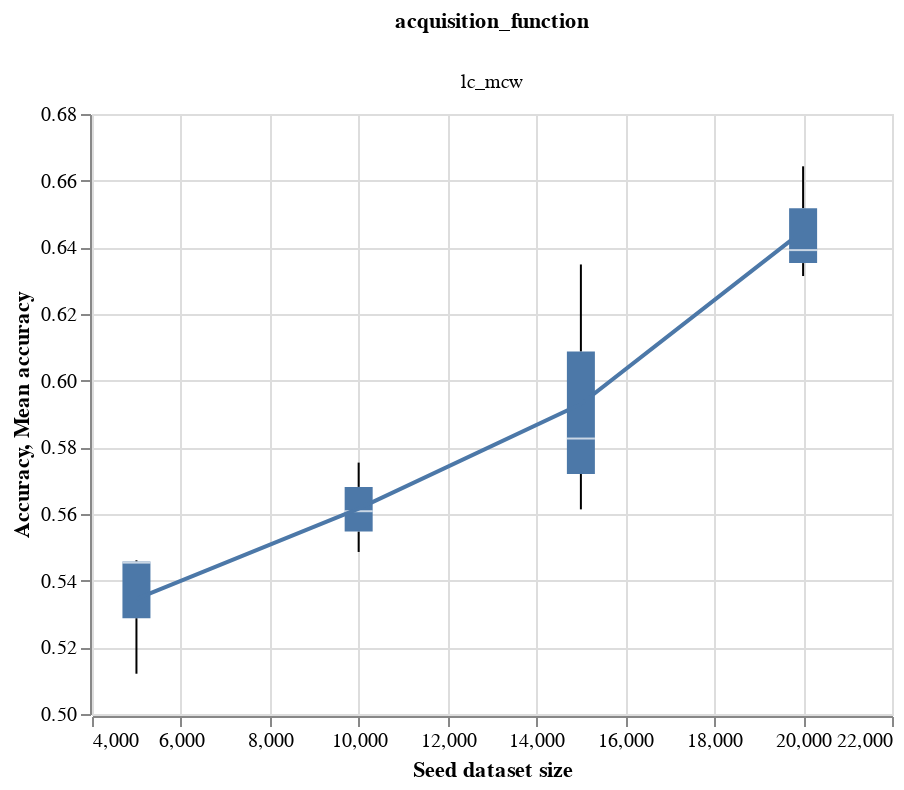

The notebook cell this image was saved under:
### Code cell
base = alt.Chart(results_lcmcw).encode(
    x=alt.X("seed_size:Q", scale=exclude_zero_point, title="Seed dataset size"),
    
)
plot_against_base(base)

### Figure 1 — Vega-Lite specification as saved in the notebook (floating-point values rounded to 4 significant figures)
{"config": {"view": {"continuousWidth": 400, "continuousHeight": 300}}, "data": {"name": "data-1555eaaf9a88412d3845e388e89e1a9a"}, "facet": {"column": {"type": "nominal", "field": "acquisition_function"}}, "spec": {"layer": [{"mark": "boxplot", "encoding": {"x": {"type": "quantitative", "field": "seed_size", "scale": {"zero": false}, "title": "Seed dataset size"}, "y": {"type": "quantitative", "field": "final_accuracy", "scale": {"zero": false}, "title": "Accuracy"}}}, {"mark": "line", "encoding": {"x": {"type": "quantitative", "field": "seed_size", "scale": {"zero": false}, "title": "Seed dataset size"}, "y": {"type": "quantitative", "aggregate": "mean", "field": "final_accuracy", "scale": {"zero": false}, "title": "Mean accuracy"}}}]}, "$schema": "https://vega.github.io/schema/vega-lite/v4.8.1.json", "datasets": {"data-1555eaaf9a88412d3845e388e89e1a9a": [{"acquisition_function": "lc_mcw", "seed_size": 10000, "active_batch_size": 10, "accuracy": [0.5038, 0.5022, 0.5153, 0.5318, 0.5583, 0.5635, 0.5646, 0.5608], "final_accuracy": 0.5608}, {"acquisition_function": "lc_mcw", "seed_size": 10000, "active_batch_size": 25, "accuracy": [0.4972, 0.5108, 0.4921, 0.4957, 0.5246, 0.5385, 0.561, 0.5486], "final_accuracy": 0.5486}, {"acquisition_function": "lc_mcw", "seed_size": 10000, "active_batch_size": 50, "accuracy": [0.4946, 0.5018, 0.5026, 0.545, 0.5581, 0.5551, 0.5793, 0.5754], "final_accuracy": 0.5754}, {"acquisition_function": "lc_mcw", "seed_size": 15000, "active_batch_size": 10, "accuracy": [0.5142, 0.5315, 0.5172, 0.5683, 0.5707, 0.5768, 0.5896, 0.5826], "final_accuracy": 0.5826}, {"acquisition_function": "lc_mcw", "seed_size": 15000, "active_batch_size": 25, "accuracy": [0.5019, 0.5149, 0.5431, 0.5276, 0.5681, 0.5621, 0.5824, 0.5614], "final_accuracy": 0.5614}, {"acquisition_function": "lc_mcw", "seed_size": 15000, "active_batch_size": 50, "accuracy": [0.4964, 0.5136, 0.5193, 0.5117, 0.5607, 0.5979, 0.5667, 0.6349], "final_accuracy": 0.6349}, {"acquisition_function": "lc_mcw", "seed_size": 20000, "active_batch_size": 10, "accuracy": [0.5103, 0.5478, 0.5661, 0.5787, 0.6218, 0.6125, 0.6122, 0.6392], "final_accuracy": 0.6392}, {"acquisition_function": "lc_mcw", "seed_size": 20000, "active_batch_size": 25, "accuracy": [0.5171, 0.5426, 0.5294, 0.5793, 0.6012, 0.5994, 0.6282, 0.6314], "final_accuracy": 0.6314}, {"acquisition_function": "lc_mcw", "seed_size": 20000, "active_batch_size": 50, "accuracy": [0.4971, 0.5617, 0.5903, 0.5893, 0.624, 0.6374, 0.634, 0.6643], "final_accuracy": 0.6643}, {"acquisition_function": "lc_mcw", "seed_size": 5000, "active_batch_size": 10, "accuracy": [0.5064, 0.4997, 0.5036, 0.5121, 0.5056, 0.4969, 0.4992, 0.5121], "final_accuracy": 0.5121}, {"acquisition_function": "lc_mcw", "seed_size": 5000, "active_batch_size": 25, "accuracy": [0.5014, 0.4917, 0.5212, 0.5083, 0.5172, 0.5139, 0.5222, 0.5461], "final_accuracy": 0.5461}, {"acquisition_function": "lc_mcw", "seed_size": 5000, "active_batch_size": 50, "accuracy": [0.4903, 0.5101, 0.4944, 0.5082, 0.5007, 0.5057, 0.5522, 0.5454], "final_accuracy": 0.5454}]}}
